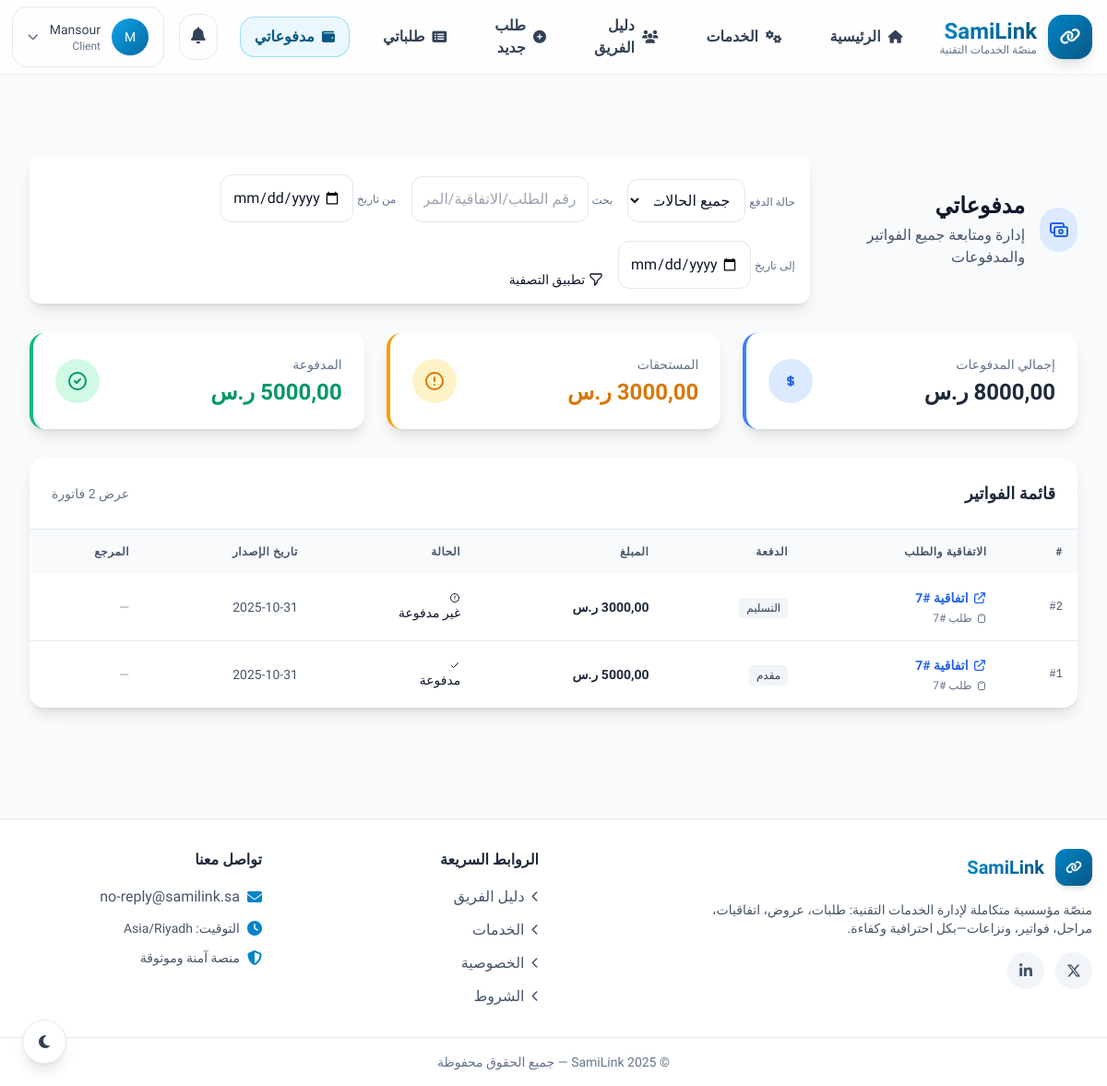
Page /finance/client/payments/ (signed in) on the earlier database version.
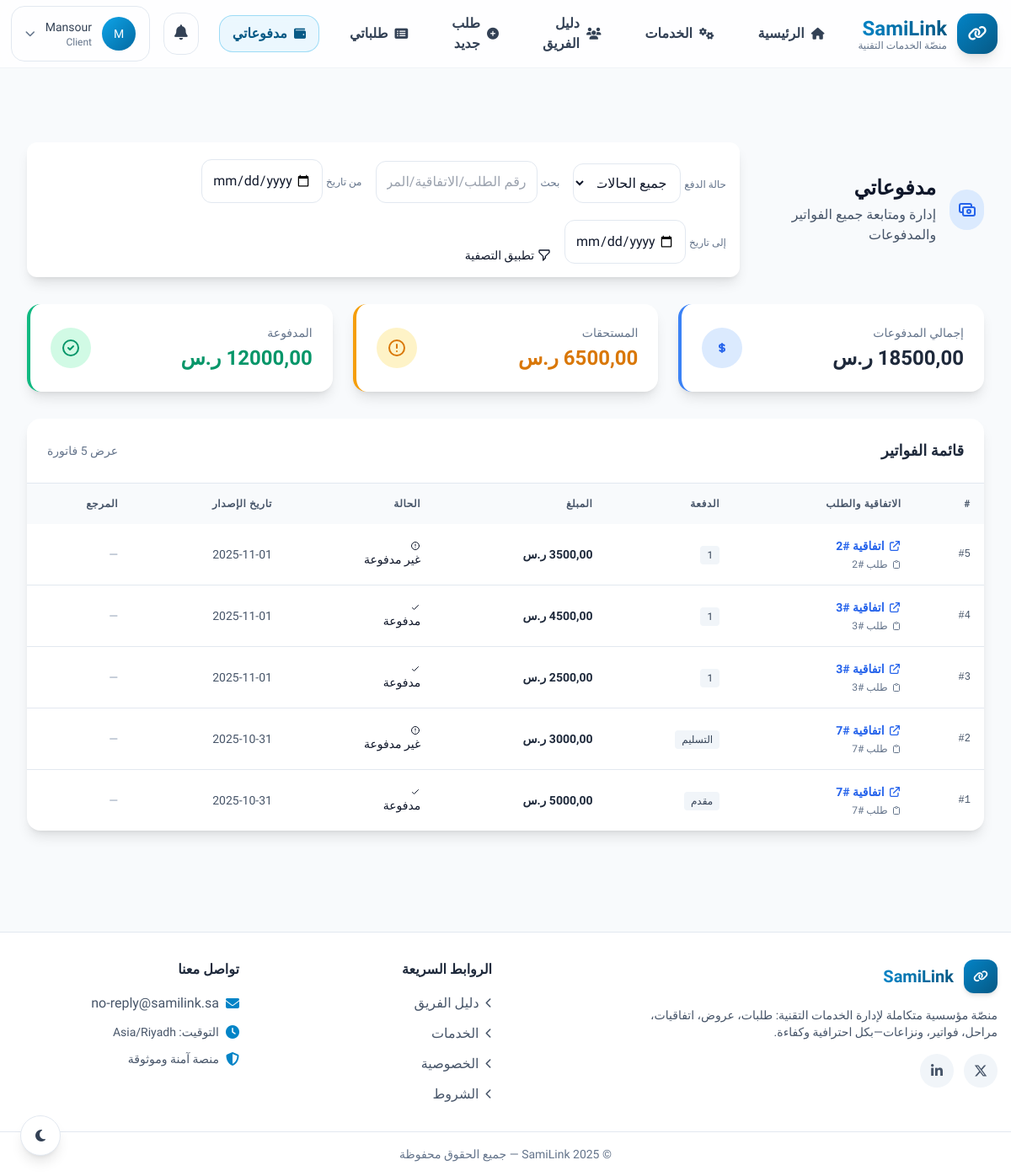
Same page on the later database version.
### finance/models.py (models this page shows, shortened)
class Invoice(models.Model):
    class Status(models.TextChoices):
        UNPAID = "unpaid", "غير مدفوعة"
        PAID = "paid", "مدفوعة"
        CANCELLED = "cancelled", "ملغاة"
    agreement = models.ForeignKey(
        "agreements.Agreement",
        on_delete=models.CASCADE,
        related_name="invoices",
        verbose_name="الاتفاقية",
    )
    milestone = models.ForeignKey(
        "agreements.Milestone",
        on_delete=models.SET_NULL,
        null=True,
        blank=True,
        related_name="invoices",
        verbose_name="الدفعة",
        help_text="فاتورة مرتبطة بمرحلة محددة (إن وُجدت). يُفضّل فاتورة واحدة لكل مرحلة.",
    )
    amount = models.DecimalField("المبلغ", max_digits=12, decimal_places=2, default=Decimal("0.00"))
    status = models.CharField(max_length=16, choices=Status.choices, default=Status.UNPAID)
    issued_at = models.DateTimeField("تاريخ الإصدار", default=timezone.now, db_index=True)
    due_at = models.DateTimeField("موعد السداد", null=True, blank=True, db_index=True)
    paid_at = models.DateTimeField("تاريخ السداد", null=True, blank=True, db_index=True)
    method = models.CharField("طريقة السداد", max_length=50, blank=True)  # مثال: حوالة/مدى/فيزا
    ref_code = models.CharField(
        "مرجع العملية",
        max_length=100,
        blank=True,
        db_index=True,
        help_text="مرجع الدفع من بوابة/حوالة. غير فريد بالضرورة.",
    )
    created_by = models.ForeignKey(
        User,
        on_delete=models.SET_NULL,
        null=True,
        blank=True,
        related_name="invoices_created",
        verbose_name="أنشأها",
    )
    updated_at = models.DateTimeField(auto_now=True)
    objects = InvoiceQuerySet.as_manager()
    class Meta:
        indexes = [
            models.Index(fields=["status", "issued_at"]),
            models.Index(fields=["agreement"]),
            models.Index(fields=["paid_at"]),
            models.Index(fields=["due_at"]),
        ]
        constraints = [
            models.UniqueConstraint(
                fields=["milestone"],
                condition=Q(milestone__isnull=False),
                name="uniq_invoice_per_milestone",
            ),
        ]
        ordering = ["-issued_at", "-id"]
        verbose_name = "فاتورة"
        verbose_name_plural = "فواتير"

### agreements/models.py (models this page shows, shortened)
class Agreement(models.Model):
    class Status(models.TextChoices):
        DRAFT = "draft", "مسودة"
        PENDING = "pending", "بانتظار موافقة العميل"
        ACCEPTED = "accepted", "تمت الموافقة"
        REJECTED = "rejected", "مرفوضة"
    request = models.OneToOneField(
        "marketplace.Request",
        on_delete=models.CASCADE,
        related_name="agreement",
        verbose_name="الطلب",
    )
    employee = models.ForeignKey(
        User,
        on_delete=models.PROTECT,
        related_name="agreements_as_employee",
        verbose_name="الموظف",
    )
    title = models.CharField("عنوان الاتفاقية", max_length=200)
    text = models.TextField("نص الاتفاقية", blank=True)
    duration_days = models.PositiveIntegerField("المدة (أيام)", default=7)
    total_amount = models.DecimalField(
        "الإجمالي (ريال)", max_digits=12, decimal_places=2, default=Decimal("0.00")
    )
    status = models.CharField(max_length=16, choices=Status.choices, default=Status.DRAFT)
    rejection_reason = models.TextField("سبب الرفض (إن وُجد)", blank=True)
    created_at = models.DateTimeField(auto_now_add=True)
    updated_at = models.DateTimeField(auto_now=True)
    class Meta:
        indexes = [
            models.Index(fields=["status", "created_at"]),
            models.Index(fields=["employee"]),
        ]
        constraints = [
            models.CheckConstraint(check=models.Q(total_amount__gte=0), name="agreement_total_amount_gte_0"),
            models.CheckConstraint(check=models.Q(duration_days__gte=1), name="agreement_duration_days_gte_1"),
        ]
        verbose_name = "اتفاقية"
        verbose_name_plural = "اتفاقيات"

class Milestone(models.Model):
    class Status(models.TextChoices):
        PENDING = "pending", "قيد التنفيذ"
        DELIVERED = "delivered", "تم التسليم"
        APPROVED = "approved", "معتمدة"
        REJECTED = "rejected", "مرفوضة"
        PAID = "paid", "مدفوعة"
    agreement = models.ForeignKey(
        "agreements.Agreement",  # عدّل إلى المسار الفعلي إن اختلف
        on_delete=models.CASCADE,
        related_name="milestones",
        verbose_name="الاتفاقية",
    )
    title = models.CharField("عنوان الدفعة/المرحلة", max_length=160)
    amount = models.DecimalField("المبلغ (ريال)", max_digits=12, decimal_places=2)
    order = models.PositiveIntegerField("الترتيب", default=1)
    due_days = models.PositiveIntegerField("مستحق بعد (أيام) من البداية", null=True, blank=True)
    status = models.CharField("الحالة", max_length=12, choices=Status.choices, default=Status.PENDING)
    delivered_at = models.DateTimeField("وقت التسليم", null=True, blank=True)
    delivered_note = models.TextField("ملاحظة التسليم", blank=True)
    approved_at = models.DateTimeField("وقت الاعتماد", null=True, blank=True)
    approved_by = models.ForeignKey(
        settings.AUTH_USER_MODEL,
        null=True,
        blank=True,
        on_delete=models.SET_NULL,
        related_name="approved_milestones",
        verbose_name="اعتمدت بواسطة",
    )
    rejected_reason = models.TextField("سبب الرفض", blank=True)
    paid_at = models.DateTimeField("وقت السداد", null=True, blank=True)
    created_at = models.DateTimeField(auto_now_add=True)
    class Meta:
        ordering = ["order", "id"]
        indexes = [
            models.Index(fields=["agreement", "order"]),
            models.Index(fields=["status"]),
            models.Index(fields=["delivered_at"]),
            models.Index(fields=["approved_at"]),
            models.Index(fields=["paid_at"]),
        ]
        constraints = [
            models.UniqueConstraint(fields=["agreement", "order"], name="uniq_milestone_order_per_agreement"),
            models.CheckConstraint(check=models.Q(amount__gte=0), name="milestone_amount_gte_0"),
            models.CheckConstraint(check=models.Q(order__gte=1), name="milestone_order_gte_1"),
        ]
        verbose_name = "دفعة"
        verbose_name_plural = "دفعات"
    @property
    def is_delivered(self) -> bool:
        return self.status == self.Status.DELIVERED

### marketplace/models.py (models this page shows, shortened)
class Request(models.Model):
    class Status(models.TextChoices):
        NEW = "new", "طلب جديد"
        OFFER_SELECTED = "offer_selected", "تم اختيار عرض"
        AGREEMENT_PENDING = "agreement_pending", "اتفاقية بانتظار الموافقة"
        IN_PROGRESS = "in_progress", "قيد التنفيذ"
        COMPLETED = "completed", "مكتمل"
        DISPUTED = "disputed", "نزاع"          # توحيد التسمية إلى DISPUTED للتوافق مع بقية التطبيقات
        CANCELLED = "cancelled", "ملغى"
    client = models.ForeignKey(User, on_delete=models.CASCADE, related_name="requests_as_client")
    assigned_employee = models.ForeignKey(
        User, on_delete=models.SET_NULL, related_name="requests_as_employee", null=True, blank=True
    )
    title = models.CharField("العنوان", max_length=160)
    details = models.TextField("التفاصيل", blank=True)
    estimated_duration_days = models.PositiveIntegerField("مدة تقديرية (أيام)", default=7)
    estimated_price = models.DecimalField("سعر تقريبي", max_digits=12, decimal_places=2, default=0)
    links = models.TextField("روابط مرتبطة (اختياري)", blank=True)
    status = models.CharField(max_length=32, choices=Status.choices, default=Status.NEW, db_index=True)
    has_milestones = models.BooleanField(default=False)
    has_dispute = models.BooleanField(default=False)
    offer_selected_at = models.DateTimeField("تاريخ اختيار العرض", null=True, blank=True)
    agreement_due_at = models.DateTimeField("موعد استحقاق إرسال الاتفاقية", null=True, blank=True)
    sla_agreement_overdue = models.BooleanField("تجاوز مهلة إنشاء الاتفاقية (تم التنبيه؟)", default=False)
    created_at = models.DateTimeField(auto_now_add=True)
    updated_at = models.DateTimeField(auto_now=True)
    class Meta:
        indexes = [
            models.Index(fields=["status", "created_at"]),
            models.Index(fields=["client"]),
            models.Index(fields=["assigned_employee"]),
            models.Index(fields=["agreement_due_at"]),
        ]
        verbose_name = "طلب"
        verbose_name_plural = "طلبات"

### finance/views.py (the view)
# urls.py: path("client/payments/", views.client_payments, name="client_payments"),
@login_required
@require_GET
def client_payments(request):
    user = request.user
    role = getattr(user, "role", "")
    if role != "client" and not _is_finance(user):
        messages.error(request, "هذه الصفحة مخصّصة للعميل.")
        return redirect("website:home")
    status_q = request.GET.get("status") or ""  # unpaid/paid/all
    method_q = request.GET.get("method") or ""  # bank, cash, card, transfer...
    q = (request.GET.get("q") or "").strip()
    date_from = request.GET.get("from") or ""
    date_to = request.GET.get("to") or ""
    invs = (
        Invoice.objects.select_related("agreement", "agreement__request", "milestone")
        .filter(agreement__request__client_id=user.id)
        .order_by("-issued_at", "-id")
    )
    if status_q == "unpaid":
        invs = invs.filter(status=Invoice.Status.UNPAID)
    elif status_q == "paid":
        invs = invs.filter(status=Invoice.Status.PAID)
    if method_q:
        invs = invs.filter(method__iexact=method_q)
    if q:
        invs = invs.filter(
            Q(agreement__request__id__icontains=q)
            | Q(agreement__id__icontains=q)
            | Q(ref_code__icontains=q)
        )
    if date_from:
        invs = invs.filter(issued_at__date__gte=date_from)
    if date_to:
        invs = invs.filter(issued_at__date__lte=date_to)
    totals = invs.aggregate(
        total=Sum("amount"),
        unpaid=Sum("amount", filter=Q(status=Invoice.Status.UNPAID)),
        paid=Sum("amount", filter=Q(status=Invoice.Status.PAID)),
    )
    methods = (
        Invoice.objects.filter(agreement__request__client_id=user.id)
        .exclude(method__isnull=True)
        .exclude(method__exact="")
        .values_list("method", flat=True)
        .distinct()
        .order_by("method")
    )
    return render(
        request,
        "finance/client_payments.html",
        {
            "invoices": invs,
            "totals": totals,
            "status_q": status_q,
            "q": q,
            "date_from": date_from,
            "date_to": date_to,
            "method_q": method_q,
            "methods": methods,
        },
    )

### templates/finance/client_payments.html (shortened to what the changed rows need)
{% extends "base.html" %}
{% load static %}
{% block content %}
<section class="max-w-7xl mx-auto rtl px-4 py-8" dir="rtl">
  <div class="flex flex-col lg:flex-row lg:items-center lg:justify-between mb-8 gap-4 fade-in">
    <div class="flex items-center">
      <div>
        <h1 class="text-2xl font-extrabold text-slate-900 dark:text-white">مدفوعاتي</h1>
      </div>
    </div>
  </div>
  <div class="grid md:grid-cols-3 gap-6 mb-8 fade-in">
    <div class="bg-white dark:bg-slate-800 p-6 rounded-2xl shadow-lg card-hover border-l-4 border-blue-500">
      <div class="flex items-center justify-between">
        <div>
          <p class="text-slate-500 dark:text-slate-400 text-sm font-medium">إجمالي المدفوعات</p>
          <p class="text-2xl font-bold text-slate-800 dark:text-slate-200 mt-1">{{ totals.total|default:0|floatformat:2 }} ر.س</p>
        </div>
      </div>
    </div>
    <div class="bg-white dark:bg-slate-800 p-6 rounded-2xl shadow-lg card-hover border-l-4 border-amber-500">
      <div class="flex items-center justify-between">
        <div>
          <p class="text-slate-500 dark:text-slate-400 text-sm font-medium">المستحقات</p>
          <p class="text-2xl font-bold text-amber-600 dark:text-amber-400 mt-1">{{ totals.unpaid|default:0|floatformat:2 }} ر.س</p>
        </div>
      </div>
    </div>
  </div>
  <div class="bg-white dark:bg-slate-800 rounded-2xl shadow-lg overflow-hidden fade-in">
    <div class="p-6 border-b border-slate-200 dark:border-slate-700">
      <div class="flex items-center justify-between">
        <h2 class="text-lg font-bold text-slate-800 dark:text-slate-200">قائمة الفواتير</h2>
      </div>
    </div>
    <div class="overflow-x-auto">
      <table class="w-full text-sm">
        <thead class="bg-slate-50 dark:bg-slate-700/50">
          <tr class="text-right">
            <th class="p-4 font-semibold text-slate-600 dark:text-slate-300 text-xs uppercase tracking-wider">#</th>
            <th class="p-4 font-semibold text-slate-600 dark:text-slate-300 text-xs uppercase tracking-wider">الاتفاقية والطلب</th>
            <th class="p-4 font-semibold text-slate-600 dark:text-slate-300 text-xs uppercase tracking-wider">الدفعة</th>
            <th class="p-4 font-semibold text-slate-600 dark:text-slate-300 text-xs uppercase tracking-wider">المبلغ</th>
            <th class="p-4 font-semibold text-slate-600 dark:text-slate-300 text-xs uppercase tracking-wider">الحالة</th>
            <th class="p-4 font-semibold text-slate-600 dark:text-slate-300 text-xs uppercase tracking-wider">تاريخ الإصدار</th>
            <th class="p-4 font-semibold text-slate-600 dark:text-slate-300 text-xs uppercase tracking-wider">المرجع</th>
          </tr>
        </thead>
        <tbody class="divide-y divide-slate-200 dark:divide-slate-700">
          {% for inv in invoices %}
            <tr class="table-row hover:bg-slate-50 dark:hover:bg-slate-700/30">
              <td class="p-4 font-mono text-slate-600 dark:text-slate-400 text-xs">#{{ inv.id }}</td>
              <td class="p-4">
                <div class="space-y-1">
                  <a class="font-semibold text-blue-600 dark:text-blue-400 hover:underline flex items-center" href="{% url 'agreements:detail' inv.agreement.id %}">
                    <svg xmlns="http://www.w3.org/2000/svg" class="h-4 w-4 ml-1" fill="none" viewBox="0 0 24 24" stroke="currentColor">
                      <path stroke-linecap="round" stroke-linejoin="round" stroke-width="2" d="M10 6H6a2 2 0 00-2 2v10a2 2 0 002 2h10a2 2 0 002-2v-4M14 4h6m0 0v6m0-6L10 14" />
                    </svg>
                    اتفاقية #{{ inv.agreement.id }}
                  </a>
                  <div class="text-xs text-slate-500 dark:text-slate-400 flex items-center">
                    طلب #{{ inv.agreement.request.id }}
                  </div>
                </div>
              </td>
              <td class="p-4 text-slate-700 dark:text-slate-300">
                {% if inv.milestone %}
                  <span class="bg-slate-100 dark:bg-slate-700 px-2 py-1 rounded text-xs">{{ inv.milestone.title }}</span>
                {% else %}
                  <span class="text-slate-400">—</span>
                {% endif %}
              </td>
              <td class="p-4 amount-cell text-slate-800 dark:text-slate-200 font-semibold">
                {{ inv.amount|floatformat:2 }} ر.س
              </td>
              <td class="p-4">
                {% if inv.status == 'paid' %}
                  <span class="status-badge status-paid">
                    <svg xmlns="http://www.w3.org/2000/svg" class="h-3 w-3" fill="none" viewBox="0 0 24 24" stroke="currentColor">
                      <path stroke-linecap="round" stroke-linejoin="round" stroke-width="2" d="M5 13l4 4L19 7" />
                    </svg>
                    {{ inv.get_status_display }}
                  </span>
                {% else %}
                  <span class="status-badge status-unpaid">
                    <svg xmlns="http://www.w3.org/2000/svg" class="h-3 w-3" fill="none" viewBox="0 0 24 24" stroke="currentColor">
                      <path stroke-linecap="round" stroke-linejoin="round" stroke-width="2" d="M12 8v4m0 4h.01M21 12a9 9 0 11-18 0 9 9 0 0118 0z" />
                    </svg>
                    {{ inv.get_status_display }}
                  </span>
                {% endif %}
              </td>
              <td class="p-4 text-slate-600 dark:text-slate-400">
                {{ inv.issued_at|date:"Y-m-d" }}
              </td>
              <td class="p-4">
                {% if inv.ref_code %}
                  <code class="bg-slate-100 dark:bg-slate-700 px-2 py-1 rounded text-xs font-mono">{{ inv.ref_code }}</code>
                {% else %}
                  <span class="text-slate-400">—</span>
                {% endif %}
              </td>
            </tr>
          {% endfor %}
        </tbody>
      </table>
    </div>
  </div>
</section>
{% endblock %}

Differences in the rows shown:
added Invoice: id "5", agreement.id "2", agreement.request.id "2", milestone "1", status "غير مدفوعة", issued_at "2025-11-01"
added Invoice: id "4", agreement.id "3", agreement.request.id "3", milestone "1", status "مدفوعة", issued_at "2025-11-01"
added Invoice: id "3", agreement.id "3", agreement.request.id "3", milestone "1", status "مدفوعة", issued_at "2025-11-01"
Other differences:
{{ totals.total|default:0|floatformat:2 }}: "8000,00" → "18500,00"
{{ totals.unpaid|default:0|floatformat:2 }}: "3000,00" → "6500,00"
